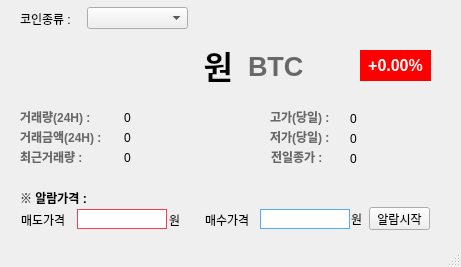
<?xml version="1.0" encoding="UTF-8"?>
<ui version="4.0">
 <class>MainWindow</class>
 <widget class="QMainWindow" name="MainWindow">
  <property name="geometry">
   <rect>
    <x>0</x>
    <y>0</y>
    <width>461</width>
    <height>267</height>
   </rect>
  </property>
  <property name="windowTitle">
   <string>MainWindow</string>
  </property>
  <widget class="QWidget" name="centralwidget">
   <widget class="QLabel" name="label">
    <property name="geometry">
     <rect>
      <x>20</x>
      <y>13</y>
      <width>56</width>
      <height>12</height>
     </rect>
    </property>
    <property name="text">
     <string>코인종류 :</string>
    </property>
   </widget>
   <widget class="QComboBox" name="coin_comboBox">
    <property name="geometry">
     <rect>
      <x>87</x>
      <y>7</y>
      <width>101</width>
      <height>22</height>
     </rect>
    </property>
    <property name="font">
     <font>
      <pointsize>10</pointsize>
     </font>
    </property>
   </widget>
   <widget class="QLabel" name="coin_price_label">
    <property name="geometry">
     <rect>
      <x>12</x>
      <y>39</y>
      <width>221</width>
      <height>51</height>
     </rect>
    </property>
    <property name="font">
     <font>
      <family>맑은 고딕</family>
      <pointsize>24</pointsize>
      <weight>75</weight>
      <bold>true</bold>
     </font>
    </property>
    <property name="text">
     <string>원</string>
    </property>
    <property name="alignment">
     <set>Qt::AlignRight|Qt::AlignTrailing|Qt::AlignVCenter</set>
    </property>
   </widget>
   <widget class="QLabel" name="coin_ticker_label">
    <property name="geometry">
     <rect>
      <x>248</x>
      <y>51</y>
      <width>101</width>
      <height>31</height>
     </rect>
    </property>
    <property name="font">
     <font>
      <family>Arial</family>
      <pointsize>20</pointsize>
      <weight>75</weight>
      <bold>true</bold>
     </font>
    </property>
    <property name="styleSheet">
     <string notr="true">color:rgb(104, 104, 104)</string>
    </property>
    <property name="text">
     <string>BTC</string>
    </property>
   </widget>
   <widget class="QLabel" name="coin_changelate_label">
    <property name="geometry">
     <rect>
      <x>360</x>
      <y>50</y>
      <width>71</width>
      <height>31</height>
     </rect>
    </property>
    <property name="font">
     <font>
      <family>Arial</family>
      <pointsize>12</pointsize>
      <weight>75</weight>
      <bold>true</bold>
     </font>
    </property>
    <property name="styleSheet">
     <string notr="true">background-color:red;color:white;</string>
    </property>
    <property name="text">
     <string>+0.00%</string>
    </property>
    <property name="alignment">
     <set>Qt::AlignCenter</set>
    </property>
   </widget>
   <widget class="QLabel" name="label_5">
    <property name="geometry">
     <rect>
      <x>20</x>
      <y>109</y>
      <width>91</width>
      <height>16</height>
     </rect>
    </property>
    <property name="font">
     <font>
      <weight>75</weight>
      <bold>true</bold>
     </font>
    </property>
    <property name="styleSheet">
     <string notr="true">color:rgb(103, 103, 103)</string>
    </property>
    <property name="text">
     <string>거래량(24H) :</string>
    </property>
   </widget>
   <widget class="QLabel" name="acc_trade_volume_label">
    <property name="geometry">
     <rect>
      <x>124</x>
      <y>110</y>
      <width>131</width>
      <height>16</height>
     </rect>
    </property>
    <property name="text">
     <string>0</string>
    </property>
   </widget>
   <widget class="QLabel" name="label_7">
    <property name="geometry">
     <rect>
      <x>20</x>
      <y>129</y>
      <width>101</width>
      <height>16</height>
     </rect>
    </property>
    <property name="font">
     <font>
      <weight>75</weight>
      <bold>true</bold>
     </font>
    </property>
    <property name="styleSheet">
     <string notr="true">color:rgb(103, 103, 103)</string>
    </property>
    <property name="text">
     <string>거래금액(24H) :</string>
    </property>
   </widget>
   <widget class="QLabel" name="acc_trade_price_label">
    <property name="geometry">
     <rect>
      <x>124</x>
      <y>130</y>
      <width>121</width>
      <height>16</height>
     </rect>
    </property>
    <property name="text">
     <string>0</string>
    </property>
   </widget>
   <widget class="QLabel" name="label_9">
    <property name="geometry">
     <rect>
      <x>20</x>
      <y>149</y>
      <width>91</width>
      <height>16</height>
     </rect>
    </property>
    <property name="font">
     <font>
      <weight>75</weight>
      <bold>true</bold>
     </font>
    </property>
    <property name="styleSheet">
     <string notr="true">color:rgb(103, 103, 103)</string>
    </property>
    <property name="text">
     <string>최근거래량 :</string>
    </property>
   </widget>
   <widget class="QLabel" name="trade_volume_label">
    <property name="geometry">
     <rect>
      <x>124</x>
      <y>150</y>
      <width>121</width>
      <height>16</height>
     </rect>
    </property>
    <property name="text">
     <string>0</string>
    </property>
   </widget>
   <widget class="QLabel" name="label_11">
    <property name="geometry">
     <rect>
      <x>270</x>
      <y>109</y>
      <width>81</width>
      <height>16</height>
     </rect>
    </property>
    <property name="font">
     <font>
      <weight>75</weight>
      <bold>true</bold>
     </font>
    </property>
    <property name="styleSheet">
     <string notr="true">color:rgb(103, 103, 103)</string>
    </property>
    <property name="text">
     <string>고가(당일) :</string>
    </property>
   </widget>
   <widget class="QLabel" name="label_12">
    <property name="geometry">
     <rect>
      <x>270</x>
      <y>129</y>
      <width>81</width>
      <height>16</height>
     </rect>
    </property>
    <property name="font">
     <font>
      <weight>75</weight>
      <bold>true</bold>
     </font>
    </property>
    <property name="styleSheet">
     <string notr="true">color:rgb(103, 103, 103)</string>
    </property>
    <property name="text">
     <string>저가(당일) :</string>
    </property>
   </widget>
   <widget class="QLabel" name="label_13">
    <property name="geometry">
     <rect>
      <x>271</x>
      <y>149</y>
      <width>71</width>
      <height>16</height>
     </rect>
    </property>
    <property name="font">
     <font>
      <weight>75</weight>
      <bold>true</bold>
     </font>
    </property>
    <property name="styleSheet">
     <string notr="true">color:rgb(103, 103, 103)</string>
    </property>
    <property name="text">
     <string>전일종가 :</string>
    </property>
   </widget>
   <widget class="QLabel" name="high_price_label">
    <property name="geometry">
     <rect>
      <x>350</x>
      <y>109</y>
      <width>91</width>
      <height>20</height>
     </rect>
    </property>
    <property name="text">
     <string>0</string>
    </property>
   </widget>
   <widget class="QLabel" name="prev_closing_price_label">
    <property name="geometry">
     <rect>
      <x>350</x>
      <y>149</y>
      <width>81</width>
      <height>20</height>
     </rect>
    </property>
    <property name="text">
     <string>0</string>
    </property>
   </widget>
   <widget class="QLabel" name="low_price_label">
    <property name="geometry">
     <rect>
      <x>350</x>
      <y>129</y>
      <width>91</width>
      <height>20</height>
     </rect>
    </property>
    <property name="text">
     <string>0</string>
    </property>
   </widget>
   <widget class="QLabel" name="label_2">
    <property name="geometry">
     <rect>
      <x>20</x>
      <y>190</y>
      <width>101</width>
      <height>16</height>
     </rect>
    </property>
    <property name="font">
     <font>
      <weight>75</weight>
      <italic>false</italic>
      <bold>true</bold>
     </font>
    </property>
    <property name="text">
     <string>※ 알람가격 :</string>
    </property>
   </widget>
   <widget class="QLabel" name="label_3">
    <property name="geometry">
     <rect>
      <x>21</x>
      <y>212</y>
      <width>61</width>
      <height>16</height>
     </rect>
    </property>
    <property name="text">
     <string>매도가격</string>
    </property>
   </widget>
   <widget class="QLineEdit" name="alarm_price1">
    <property name="geometry">
     <rect>
      <x>77</x>
      <y>209</y>
      <width>90</width>
      <height>20</height>
     </rect>
    </property>
    <property name="styleSheet">
     <string notr="true">border:1px solid rgb(255, 58, 84)</string>
    </property>
    <property name="text">
     <string/>
    </property>
    <property name="alignment">
     <set>Qt::AlignRight|Qt::AlignTrailing|Qt::AlignVCenter</set>
    </property>
   </widget>
   <widget class="QLineEdit" name="alarm_price2">
    <property name="geometry">
     <rect>
      <x>260</x>
      <y>209</y>
      <width>90</width>
      <height>20</height>
     </rect>
    </property>
    <property name="styleSheet">
     <string notr="true">border:1px solid rgb(85, 170, 255)</string>
    </property>
    <property name="alignment">
     <set>Qt::AlignRight|Qt::AlignTrailing|Qt::AlignVCenter</set>
    </property>
   </widget>
   <widget class="QLabel" name="label_4">
    <property name="geometry">
     <rect>
      <x>205</x>
      <y>212</y>
      <width>61</width>
      <height>16</height>
     </rect>
    </property>
    <property name="text">
     <string>매수가격</string>
    </property>
   </widget>
   <widget class="QPushButton" name="alarmButton">
    <property name="geometry">
     <rect>
      <x>369</x>
      <y>207</y>
      <width>61</width>
      <height>23</height>
     </rect>
    </property>
    <property name="text">
     <string>알람시작</string>
    </property>
   </widget>
   <widget class="QLabel" name="label_6">
    <property name="geometry">
     <rect>
      <x>169</x>
      <y>212</y>
      <width>21</width>
      <height>16</height>
     </rect>
    </property>
    <property name="text">
     <string>원</string>
    </property>
   </widget>
   <widget class="QLabel" name="label_8">
    <property name="geometry">
     <rect>
      <x>351</x>
      <y>211</y>
      <width>21</width>
      <height>16</height>
     </rect>
    </property>
    <property name="text">
     <string>원</string>
    </property>
   </widget>
  </widget>
  <widget class="QStatusBar" name="statusbar"/>
 </widget>
 <resources/>
 <connections/>
</ui>
